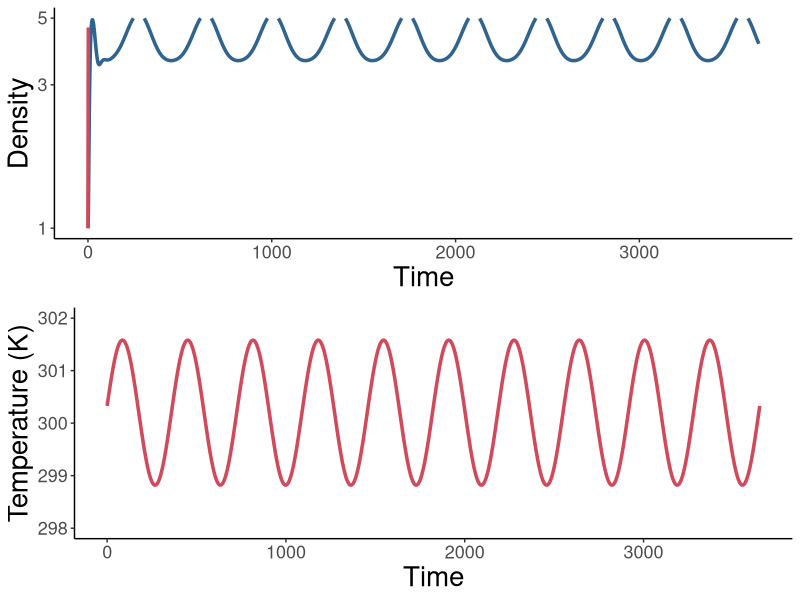
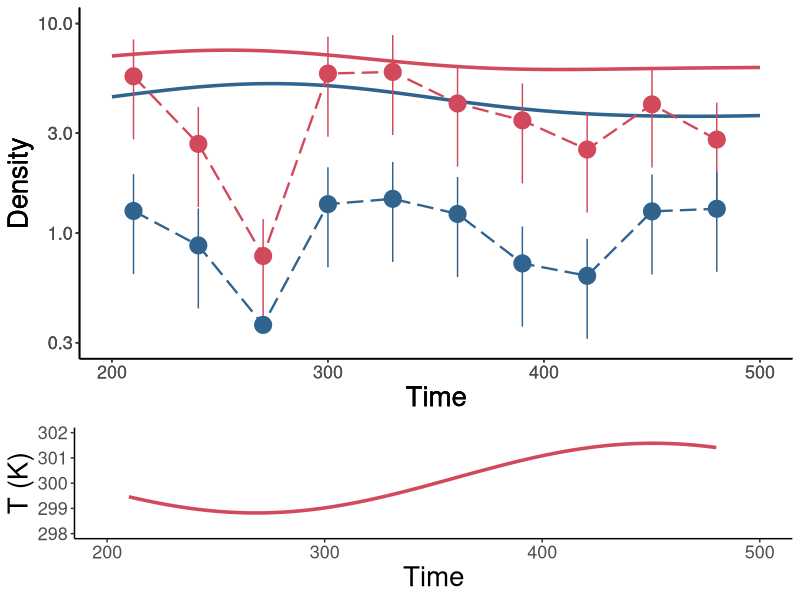

R code for these plots, in order:
####################################################################################################
#### This R script simulates population dynamics of hemipteran insects in their native habitats ####
####################################################################################################



#################################################
#### Load packages and set working directory ####
#################################################
library(tidyr)
library(ggplot2)
library(deSolve)
library(cowplot)
library(dplyr)
library(tidyverse)
#library(Cairo)
#library(grid)
#library(gridExtra)

setwd(dirname(rstudioapi::getActiveDocumentContext()$path))

######################################
#### Simulate population dynamics ####
######################################

# STEP 1: Assign parameter values
# read data and select insect
data <- read_csv("Temperature response data.csv")

# select an insect by removing # in front of name and placing # in front of other species
#sp.data <- subset(data, Species == "Clavigralla shadabi")
sp.data <- subset(data, Species == "Clavigralla tomentosicollis")
# define model parameters
params <- c(sp.data[2], sp.data[3], sp.data[4], sp.data[5],sp.data[6], sp.data[7], sp.data[8],
            sp.data[9], sp.data[10], sp.data[11], sp.data[12], sp.data[13], sp.data[14], sp.data[15],
            sp.data[16], sp.data[17], sp.data[18], sp.data[19], sp.data[20], sp.data[21], sp.data[22],
            sp.data[23], sp.data[24])
# time
yrs <- 10; # Number of years over which to run the model
timestep <- 1; # Length of time-steps (days)
times <- seq(0, yrs*365, by = timestep)
# temperature parameters
meanT.incr = 0 # Increase in mean temperature over next 50 years
amplT.incr = 0 # Increase in amplitude of temperature fluctuations over next 50 years
dMeanT = meanT.incr/(yrs*365) # simulate x degree increase in mean temperature over 50 years
dAmplT = amplT.incr/(yrs*365) # simulate x degree increase in the amplitude of temperature fluctuations over 50 years


# STEP 2: Specify model
model = function(t, State, Pars){
  with(as.list(c(State, Pars)),
       {
         # Temperature regime
         #meanT.incr = 0 # Increase in mean temperature over next 50 years
         #amplT.incr = 0 # Increase in amplitude of temperature fluctuations over next 50 years
         #dMeanT = meanT.incr/(yrs*365) # simulate x degree increase in mean temperature over 50 years
         #dAmplT = amplT.incr/(yrs*365) # simulate x degree increase in the amplitude of temperature fluctuations over 50 years
         # temperature function
         temp = (meanT + dMeanT*times) + (amplT + dAmplT*times)*sin((2*pi*times + deltaT)/365)
         # time-series of temperature values
         signal = as.data.frame(list(times = times, temp = rep(0, length(times))))
         signal$temp = temp
         # create interpolating function
         input = approxfun(signal, rule = 2 ) # rule = 2 sets any extrapolated point to the closest data extreme
         # import interpolated temperature function
         T =  input(t)
         
         # Temperature responses
         b = bTopt*exp(-(T-Toptb)^2/(2*sb^2)) # Birth rate
         #q = 1 # Density-dependence (temperature-independent for simplicity)
         q = qTR*exp(Aq*(1/TR-1/Tmax))*exp(-(T-Toptq)^2/(2*sq^2)) # Density-dependence (temperature-dependent)
         m = mTR*(T/TR)*exp(A*(1/TR-1/T))/(1+skew*(exp(AL*(1/TL-1/T))+exp(AH*(1/TH-1/T)))) # Maturation rate
         dJ = dJTR*exp(AdJ*(1/TR-1/T)) # Juvenile mortality
         dA = dATR*exp(AdA*(1/TR-1/T)) # Adult mortality
         
         # Juvenile and adult densities
         dJdt = b*(A >= 0.2)*A*exp(-q*A) - m*J - dJ*J # Allee threshold of 10% of equilibrium adult density
         dAdt = m*J - dA*A
         
         return(list(c(dJdt, dAdt), signal = T))
       })
}


# STEP 3: Model simulation and plotting population dynamics
init = c(J = 1, A = 1)
# run model and input into data frame
densities = as.data.frame(ode(func = model, y = init, parms = params, times = times, method = "ode45"))
# model variables (time, life stage, density)
output = densities[seq(0, dim(densities)[1], by=timestep), ]
output = gather(output, key=Variable, value=Output, -time)

# Plot population dynamics
pop.dyn = ggplot(output[output$Variable %in% c("J", "A"), ], aes(x=time, y=Output, color=Variable)) + 
  geom_line(size=1.2) +
  scale_color_manual(values=c("J"="#d1495b", "A"="#30638e")) + 
  labs(x="Time", y="Density") +
  # scale_x_continuous(expand=c(0, 5)) +
  scale_y_log10(limits=c(1, 5)) +
  theme(panel.grid.major = element_blank(), panel.grid.minor = element_blank(),
        panel.background = element_blank(), axis.line = element_line(colour = "black"),
        legend.position = "none", 
        axis.text = element_text(size=13),
        axis.title = element_text(size=20)) 

# Plot temperature regime
temp.regime  = ggplot(output[output$Variable %in% c("signal"), ], aes(x=time, y=Output, color=Variable)) + 
  geom_line(size=1.2) +
  scale_color_manual(values=c("signal"="#d1495b")) + 
  labs(x="Time", y="Temperature (K)") +
  # scale_x_continuous(expand=c(0, 5)) +
  scale_y_continuous(limits=c(298 - amplT.incr, 302 + meanT.incr + amplT.incr)) +
  theme(panel.grid.major = element_blank(), panel.grid.minor = element_blank(),
        panel.background = element_blank(), axis.line = element_line(colour = "black"),
        legend.position = "none", 
        axis.text = element_text(size=13),
        axis.title = element_text(size=20))

Plots.model = ggdraw() +
  draw_plot(pop.dyn, x = 0, y = 0.5, width = 1, height = 0.5) +
  draw_plot(temp.regime, x = 0, y = 0, width = 1, height = 0.5) #+
#draw_plot_label(label = c("(c)", ""), size = 18, x = c(0, 0), y = c(1, 0.5))
Plots.model


####################################################################
#### Plot empirical time-series for Clavigralla tomentosicollis ####
####################################################################

# Read data
data.density <- read_csv("Egwuatu_1977.csv")
# Set the plot (A, B, or C)
data.plotA <- subset(data.density,Plot=="A")

# Plot time-series data
plotA.J = ggplot(data.plotA, aes(x=time, y=J, ymin=J-J_SE, ymax=J+J_SE)) + 
  geom_pointrange(size=1.2, color="#d1495b") +
  geom_line(size=0.8, linetype="longdash", color="#d1495b") +
  labs(x="Time", y="Density") +
  scale_x_continuous(limits=c(200, 500)) +
  scale_y_log10(limits=c(0.3, 10)) +
  theme(panel.grid.major = element_blank(), panel.grid.minor = element_blank(),
        panel.background = element_rect(fill="transparent"), plot.background = element_rect(fill="transparent"),
        axis.line = element_line(colour = "black"), legend.position = "none", 
        axis.text = element_text(size=13), axis.title = element_text(size=20))
#plotA.J

plotA.A = ggplot(data.plotA, aes(x=time, y=A, ymin=A-A_SE, ymax=A+A_SE)) + 
  geom_pointrange(size=1.2, color="#30638e") +
  geom_line(size=0.8, linetype="longdash", color="#30638e") +
  labs(x="Time", y="Density") +
  scale_x_continuous(limits=c(200, 500)) +
  scale_y_log10(limits=c(0.3, 10)) +
  theme(panel.grid.major = element_blank(), panel.grid.minor = element_blank(),
        panel.background = element_rect(fill="transparent"), plot.background = element_rect(fill="transparent"),
        axis.line = element_line(colour = "black"), legend.position = "none", 
        axis.text = element_text(size=13), axis.title = element_text(size=20)) 
#plotA.A

# Plot model dynamics
plotA.model = ggplot(subset(output[output$Variable %in% c("J", "A"), ], time>=8*365+210 & time<=8*365+480),
                          aes(x=time, y=Output, color=Variable)) + 
  geom_line(size=1.2) +
  scale_color_manual(values=c("J"="#d1495b", "A"="#30638e")) + 
  labs(x="Time", y="Density") +
  scale_y_log10(limits=c(0.3, 10)) +
  theme(panel.grid.major = element_blank(), panel.grid.minor = element_blank(),
        panel.background = element_rect(fill="transparent"), plot.background = element_rect(fill="transparent"),
        axis.line = element_line(colour = "black"), legend.position = "none", 
        axis.text = element_text(size=13), axis.title = element_text(size=20),
        axis.text.x = element_text(colour = "white"), axis.ticks.x = element_blank())
#plotA.model

# Plot temperature regime
plotA.temp  = ggplot(subset(output[output$Variable %in% c("signal"), ], time>=210 & time<=480),
                      aes(x=time, y=Output, color=Variable)) + 
  geom_line(size=1.2) +
  scale_color_manual(values=c("signal"="#d1495b")) + 
  labs(x="Time", y="T (K)") +
  scale_x_continuous(limits=c(200, 500)) +
  scale_y_continuous(limits=c(298 - amplT.incr, 302 + meanT.incr + amplT.incr)) +
  theme(panel.grid.major = element_blank(), panel.grid.minor = element_blank(),
        panel.background = element_rect(fill="transparent"), plot.background = element_rect(fill="transparent"),
        axis.line = element_line(colour = "black"), legend.position = "none", 
        axis.text = element_text(size=13), axis.title = element_text(size=20)) 
#plotA.temp

(ggdraw()  +
    draw_plot(plotA.temp, x = 0, y = 0, width = 1, height = 0.3) +
    draw_plot(plotA.model, x = 0, y = 0.3, width = 1, height = 0.7) +
    draw_plot(plotA.J, x = 0, y = 0.3, width = 1, height = 0.7) +
    draw_plot(plotA.A, x = 0, y = 0.3, width = 1, height = 0.7))
